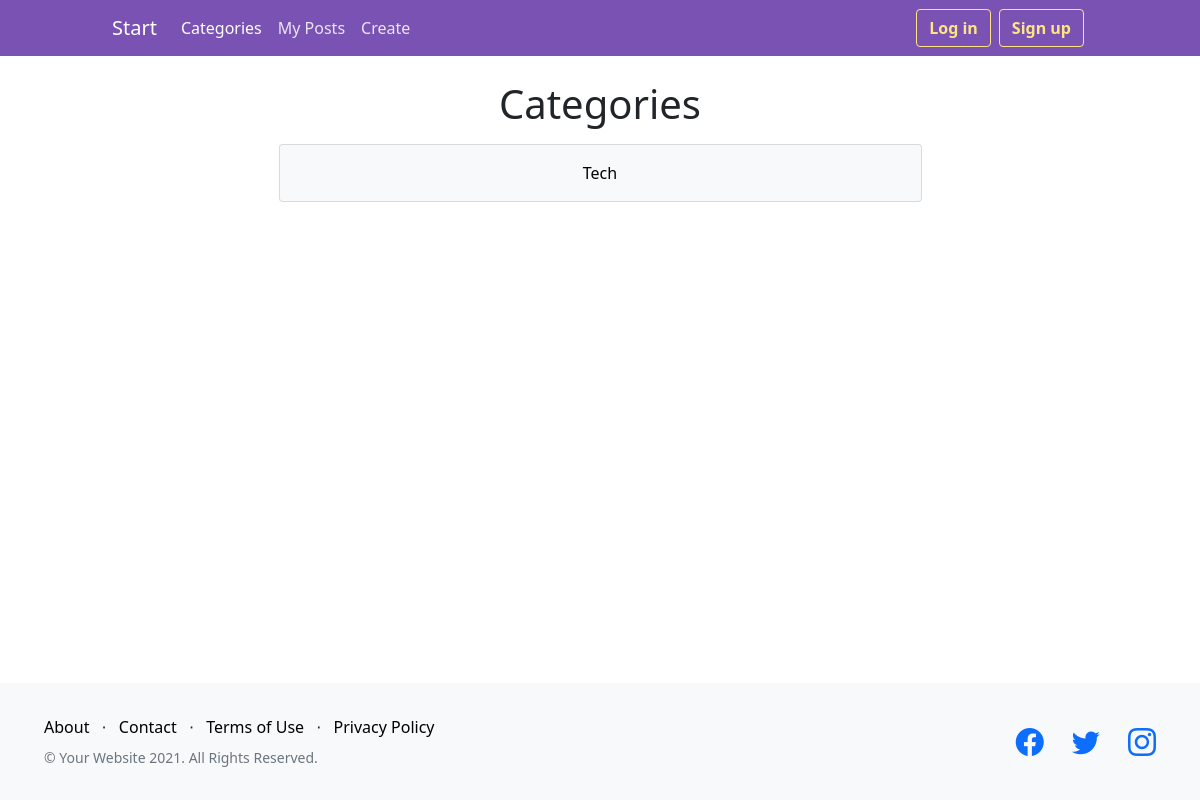
Page /blog/categories/ on the earlier database version.
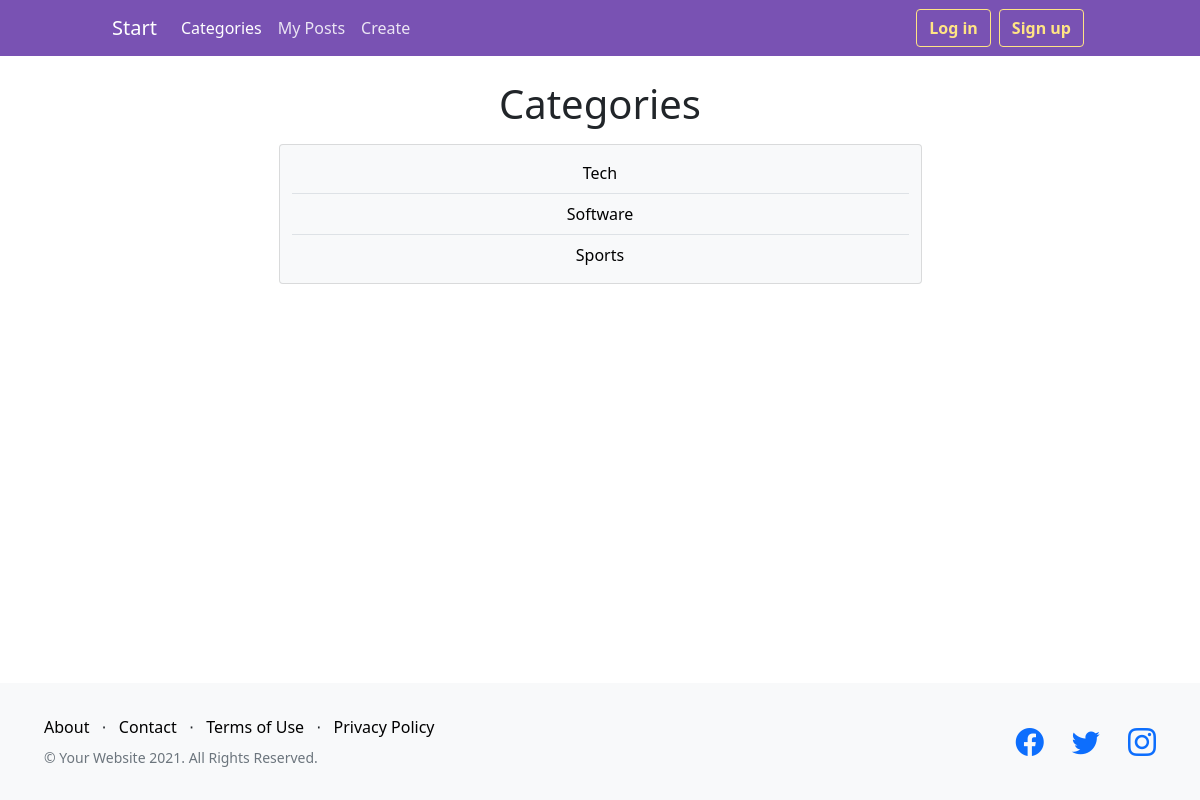
Same page on the later database version.
### blog/models.py (models this page shows, shortened)
class Category(models.Model):
    name = models.CharField(max_length=40)
    def __str__(self):
        return self.name
    class Meta:
        verbose_name_plural = "categories"

### blog/views.py (the view)
# urls.py: path('categories/', views.categories, name='Categories'),
def categories(request):
    if request.method == "GET":
        category = request.GET.get("category")
        if category is not None:
            posts = Post.objects.filter(category=category)
            return render(
                request, "blog/index.html", {"page": "Categories", "posts": posts}
            )
    cats = Category.objects.all()
    return render(
        request, "blog/categories.html", {"page": "Categories", "categories": cats}
    )

### blog/templates/blog/categories.html
{% extends 'layout.html' %}
{% block content %}
    <h1 class="text-center">Categories</h1>
    <div class="row my-3">
        <div class="col card bg-light">
            <ul class="d-flex ps-0 py-2 mb-0 flex-column align-items-center text-center my-list">
                {% for cat in categories %}
                    <li class="d-block py-2 border-bottom w-100">
                        <a href="{% url 'Categories' %}?category={{ cat.id }}" class="my-link d-block">
                            {{ cat }}
                        </a>
                    </li>
                {% endfor %}
            </ul>
        </div>
    </div>
{% endblock content %}

Differences in the rows shown:
added Category: name "Software"
added Category: name "Sports"
